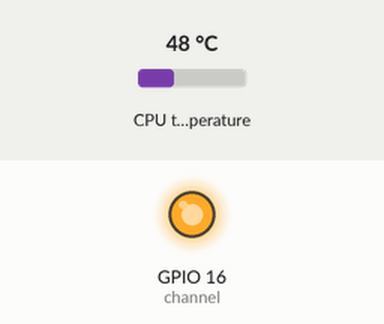
Recording of a program running on a simulated Raspberry Pi (BCM pin numbers). Parts: output pins drawn as LEDs (lit = HIGH). Inputs (shaded band) come from the test bench; at power-on: CPU temperature 48 °C. What the program prints to the terminal is not drawn.

Above: at 1.2 s.
1.3 s: CPU temperature set to 67 °C
7.3 s: CPU temperature set to 70 °C
At 10.6 s:
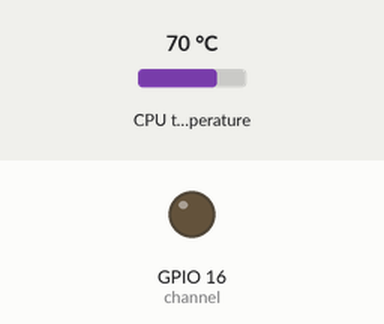
Timing chart, 0 to 12.1 s (numbered marks = the images above; inputs shaded):
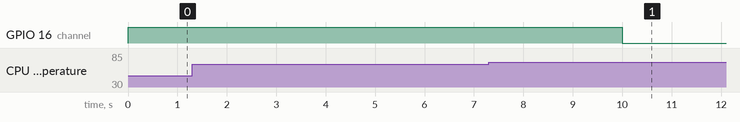

The program:

control_temp.py
```python
#!/usr/bin/python3

import sys
import time

try:
    import RPi.GPIO as GPIO
except RuntimeError:
    print("Error importing RPi.GPIO! try to use sudo to run your script")

def cpu_temp():
    with open("/sys/class/thermal/thermal_zone0/temp", 'r') as f:
        return float(f.read())/1000

def main():
    channel = 16
    temp_high = 68
    temp_low  = 50
    GPIO.setmode(GPIO.BCM)
    GPIO.setwarnings(False)

    GPIO.setup(channel, GPIO.OUT, initial=GPIO.HIGH)
    is_close = True
    while True:
        temp = cpu_temp()
        if is_close:
            if temp > temp_high:
                print("O",end='',flush=True)
                GPIO.output(channel, GPIO.LOW)
                is_close = False
            else:
                if temp < temp_low:
                    print(".",end='',flush=True)
                else:
                    print("o",end='',flush=True)
        else:
            if temp < temp_low:
                print(".",end='',flush=True)
                GPIO.output(channel, GPIO.HIGH)
                is_close = True
            else:
                if temp > temp_high:
                    print("O",end='',flush=True)
                else:
                    print("o",end='',flush=True)
        time.sleep(5.0)

if __name__ == '__main__':
    main()
```

Measured:
- the behaviour switches between 68 and 69 °C on CPU temperature (found by bisection; images 0 and 1)
- after the input at 1.3 s, every drawn part: stays the same
- after the input at 7.3 s, GPIO 16 (channel): HIGH → LOW after 2.7 s
